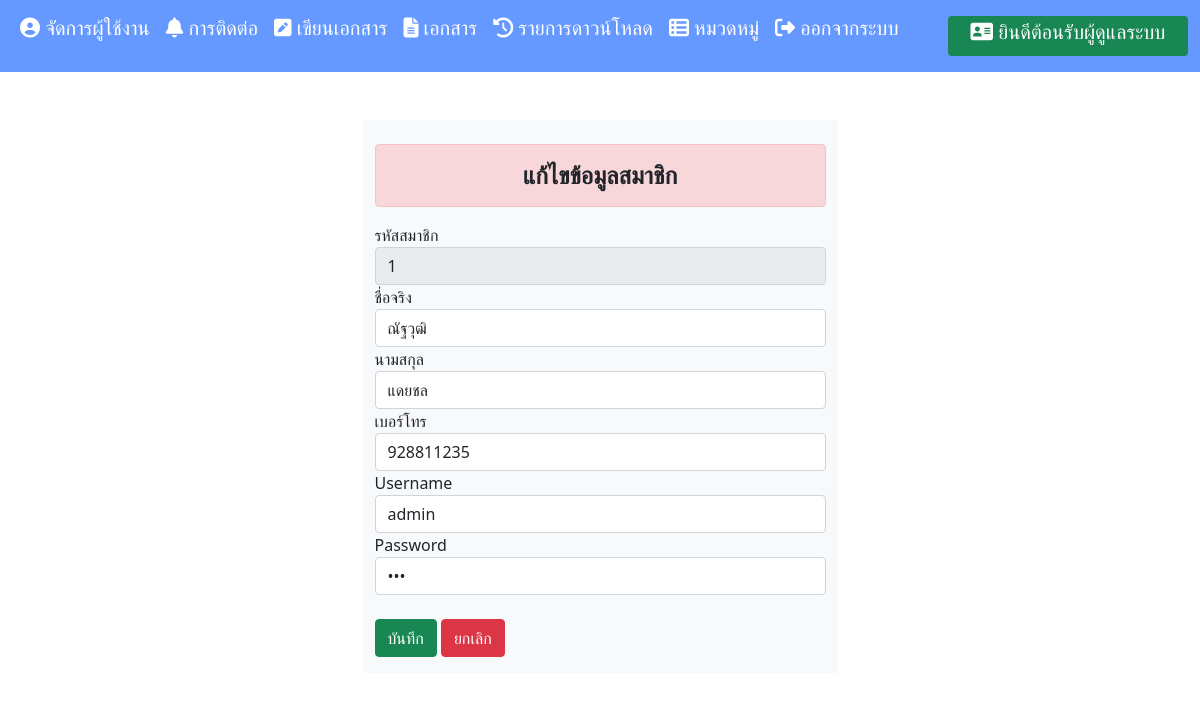
Page /editmember.php?id=1 on the committed database.
### tables this page shows
CREATE TABLE `member` (
  `id_member` int(11) NOT NULL COMMENT 'ไอดีสมาชิก',
  `name` varchar(255) NOT NULL COMMENT 'ชื่อ',
  `lastname` varchar(255) NOT NULL COMMENT 'นามสกุล',
  `phone` int(10) NOT NULL COMMENT 'โทรศัพท์',
  `username` varchar(255) NOT NULL,
  `m_password` int(255) NOT NULL,
  `status` varchar(1) NOT NULL COMMENT '0=user 1=admin'
);

### editmember.php (the view, shortened to what this page needs)
<?php
include 'condb.php';
$id=$_GET['id'];
$sql="SELECT * FROM member WHERE id_member ='$id' ";
$result=mysqli_query($conn,$sql);
$row=mysqli_fetch_array($result);
?>
<!DOCTYPE html>
<html lang="en">
<head>
    <link href="https://cdn.jsdelivr.net/npm/bootstrap@5.1.3/dist/css/bootstrap.min.css" rel="stylesheet">
</head>
<body>
<?php
include 'navadmin.php'
?>
<div class="container">
<br><br>
<div class="row justify-content-center">
    <div class="col-md-5 bg-light text-dark">
        <br>
<div class="alert alert-danger h4 fw-bold text-center text-dark" role="alert">
แก้ไขข้อมูลสมาชิก
</div>
<form method="POST" action="updateuser.php">
<div class="mb-3">
<div class="col-sm-15">
<label>รหัสสมาชิก</label>
<input type="text" name="id" class="form-control" readonly value=<?=$row['id_member']?>>
<div class="col-sm-15">
<label>ชื่อจริง</label>
<input type="text" name="firstname" class="form-control" value=<?=$row['name']?>>
<div class="mb-3">
<div class="col-sm-15">
<label>นามสกุล</label>
<input type="text" name="lastname" class="form-control" value=<?=$row['lastname']?>>
<div class="mb-3">
<div class="col-sm-15">
<label>เบอร์โทร</label>
<input type="number" name="phone" class="form-control" required minlength="10" value=<?=$row['phone']?>>
<div class="mb-3">
<div class="col-sm-15">
<label>Username</label>
<input type="text" name="username" class="form-control" value=<?=$row['username']?>>
<div class="mb-3">
<div class="col-sm-15">
<label>Password</label>
<input type="password" name="m_password" class="form-control" value=<?=$row['m_password']?>>
<br>
<input type="submit" name="submit" value="บันทึก"
class="btn btn-success">
<a href="indexadmin.php?Page=1" class="btn btn-danger">ยกเลิก</a>
</form>
</div>
</div>
    </div>
</body>
</html>

### rows in the picture
member: id "1", firstname "ณัฐวุฒิ", lastname "แดยชล", phone "928811235", username "admin"
